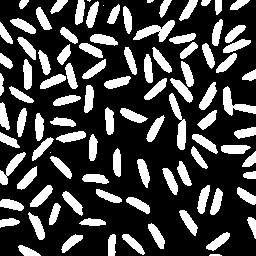
#> input picture images/TP7images/cells.png, 256 x 256 px, found by its file name
$ jupyter execute PDI_TP7.ipynb
#> lines starting #> are read from the running program, lines starting #| are printed output that depends on the picture; after the words box and inside, x2 and y2 are one past the last pixel; in counts of white or black regions, pixels touching at a corner belong together
# Trabajo Práctico N° 7: Procesamiento Morfológico

Desarrollar un aplicativo que permita abrir una imagen y automáticamente convertirla a niveles de grises (en caso de no estarlo) y visualizarla. Con esta imagen se aplicarán los siguientes filtros morfológicos, los cuales deben poderse seleccionar de una lista:
- Erosión (tomar el mínimo valor de luminancia de la vecindad)
- Dilatación (tomar el máximo valor de luminancia de la vecindad)
- Apertura
- Cierre
- Borde morfológico (frontera interna y externa)
- Mediana
- Top-hat

El elemento estructurante será de una ventana de 3x3 pixeles. El aplicativo debe incluir una función de copiado de la imagen procesada, de tal manera que esta pueda tomarse como imagen de entrada para así poder aplicar dos o más filtros en secuencia. El resultado del filtro debe poder guardarse como una nueva imagen en nivel de grises. Adicionalmente se debe mostrar un plot con el resultado respectivo para cada uno de los filtros indicados.

*Nota:* La función que desarrollaron para la convolución es la misma que pueden usar para recorrer toda la imagen y aplicar el filtro morfológico.

[cell 1]
import numpy as np
import imageio
from matplotlib import pyplot as plt

#CONVERSION BETWEEN RGB AND YIQ SPACES
def RGBtoYIQ(img_rgb):
  coef = np.array([[   0.299,     0.587,     0.114],
                   [0.595716, -0.274453, -0.321263],
                   [0.211456, -0.522591,  0.311135]])

  img_norm = img_rgb / 255 #Normalization of RGB vector
  dims = img_rgb.shape
  img_yiq = np.zeros(dims)
  for i in range(dims[0]):
    for j in range(dims[1]):
      img_yiq[i, j, :] = np.matmul(coef, img_norm[i, j, :])
  np.clip(img_yiq[:,:,0],       0,      1, out=img_yiq[:,:,0])  #       0 <= Y <= 1
  np.clip(img_yiq[:,:,1], -0.5957, 0.5957, out=img_yiq[:,:,1])  # -0.5957 <= I <= 0.5957
  np.clip(img_yiq[:,:,2], -0.5226, 0.5226, out=img_yiq[:,:,2])  # -0.5226 <= Q <= 0.5226
  return img_yiq

def YIQtoRGB(img_yiq):
  coef = np.array([[1,  0.9663,  0.6210],
                   [1, -0.2721, -0.6474],
                   [1, -1.1070,  1.7046]])

  dims = img_yiq.shape
  img_norm_rgb = np.zeros(dims)
  for i in range(dims[0]):
    for j in range(dims[1]):
      img_norm_rgb[i, j, :] = np.matmul(coef, img_yiq[i, j, :])
  np.clip(img_norm_rgb, 0, 1, out=img_norm_rgb)
  return np.uint8(np.floor(img_norm_rgb * 255)) #De-normalization of normalized RGB vector

[cell 2]
#EXPANSION BY PADDLING
def expand_edges(img, n):
    dim = img.shape
    new_img = np.zeros((dim[0] + 2 * n, dim[1] + 2 * n))
    if (len(dim) > 2):
      new_img[n:-n, n:-n] = img[:, :, 0]
    else:
      new_img[n:-n, n:-n] = img
    return new_img

#OPERADORES MORFOLOGICOS
def apply_morf_op(img, op_type):
  n = 1
  struct_elem = np.ones((3, 3))

  #GETTING LUMINANCE FROM IMAGE
  dims = img.shape
  if (len(dims) > 2):
    yiq_img = RGBtoYIQ(img)
    yiq_img[:, :, 1:] = 0 #CROMINANCE TO ZERO
    dims = (dims[0], dims[1])
  else:
    yiq_img = np.zeros((dims[0], dims[1], 3))
    yiq_img[:, :, 0] = img / 255

  proc_img = yiq_img[:, :, 0] #LUMINANCE


  def dilation(img):
    #PADDLING IMAGE
    expanded_img = expand_edges(img, n)
    #DILATION
    dilated_img = np.zeros(dims)
    for (i, j), v in np.ndenumerate(expanded_img[n:-n, n:-n]):
      dilated_img[i, j] = np.max(expanded_img[i : i + (2 * n + 1), j : j + (2 * n + 1)] * struct_elem)
    return dilated_img

  def erosion(img):
    #PADDLING IMAGE
    expanded_img = expand_edges(img, n)
    #EROSION
    eroded_img = np.zeros(dims)
    for (i, j), v in np.ndenumerate(expanded_img[n:-n, n:-n]):
      eroded_img[i, j] = np.min(expanded_img[i : i + (2 * n + 1), j : j + (2 * n + 1)] * struct_elem)
    return eroded_img

  def median(img):
    #PADDLING IMAGE
    expanded_img = expand_edges(img, n)
    #EROSION
    mid_img = np.zeros(dims)
    for (i, j), v in np.ndenumerate(expanded_img[n:-n, n:-n]):
      mid_img[i, j] = np.median(expanded_img[i : i + (2 * n + 1), j : j + (2 * n + 1)])
    return mid_img


  #IMAGE PROCESSING OVER LUMINANCE
  if op_type == 'Dilatacion':
    yiq_img[:, :, 0] = dilation(proc_img)
  elif op_type == 'Erosion':
    yiq_img[:, :, 0] = erosion(proc_img)
  elif op_type == 'Apertura':
    yiq_img[:, :, 0] = dilation(erosion(proc_img))
  elif op_type == 'Cierre':
    yiq_img[:, :, 0] = erosion(dilation(proc_img))
  elif op_type == 'Borde interior':
    yiq_img[:, :, 0] = proc_img - erosion(proc_img)
  elif op_type == 'Borde exterior':
    yiq_img[:, :, 0] = dilation(proc_img) - proc_img
  elif op_type == 'Gradiente':
    yiq_img[:, :, 0] = dilation(proc_img) - erosion(proc_img)
  elif op_type == 'Mediana':
    yiq_img[:, :, 0] = median(proc_img)
  elif op_type == 'Top hat':
    yiq_img[:, :, 0] = proc_img - dilation(erosion(proc_img))


  return YIQtoRGB(np.clip(yiq_img, 0., 1.))

Dejo aquí en comentarios los títulos de las imágenes que mejor mostraron el efecto producido por las operaciones morfológicas.

[cell 3]
URL = 'cells.png' #Dilatacion, Erosion, borde interior y exterior
#URL = 'building.jfif' #Apertura, Cierre
#URL = 'woman_umbrella.jpg' #Borde interior, exterior y gradiente
#URL = 'marmol.jfif' #Top hat
img = imageio.imread(URL)
#> img is the input picture: shape (256, 256, 3); 27% white; 99 white regions (4 under 20 px), largest, box (x1, y1, x2, y2) and area: (133, 20, 175, 42) 404, (169, 93, 186, 150) 399, (223, 86, 256, 116) 376

plt.set_cmap('gray')
plt.imshow(img)
restart_option = True

[cell 4]
restart_option = True

[cell 5]
#@title Pick a filter

op_type = 'Top hat' #@param ['Dilatacion', 'Erosion', 'Apertura', 'Cierre', 'Borde interior', 'Borde exterior', 'Gradiente', 'Mediana', 'Top hat']

if (restart_option == True):
  #IMAGE PROCESSING
  new_img = apply_morf_op(img, op_type)
#> after the loop in RGBtoYIQ, `for i in range(dims[0]):`:
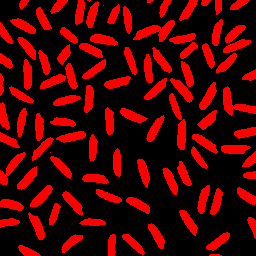
#> img_yiq: shape (256, 256, 3) float64; mean R, G, B 0.27, 0, -1.5e-17; drawn with min black and max white
#> in expand_edges, `new_img[n:-n, n:-n] = img`:
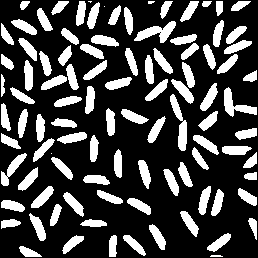
#> new_img: shape (258, 258) float64; values 0 (black) and 1 (white), 26.6% white; 99 white regions (4 under 20 px), largest, box (x1, y1, x2, y2) and area: (134, 21, 176, 43) 404, (170, 94, 187, 151) 399, (224, 87, 257, 117) 376
#> the loop in erosion, `for (i, j), v in np.ndenumerate(expanded_img[n:-n, n:-n]):` made 65536 passes
#> v on passes 1 to 3: 0, 0, 0
#> after the loop in erosion, `for (i, j), v in np.ndenumerate(expanded_img[n:-n, n:-n]):`:
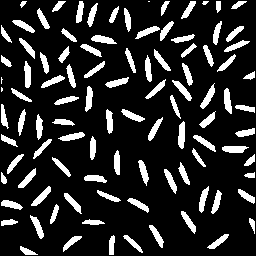
#> eroded_img: shape (256, 256) float64; values 0 (black) and 1 (white), 16.2% white; 100 white regions (4 under 20 px), largest, box (x1, y1, x2, y2) and area: (178, 121, 185, 149) 155, (222, 146, 249, 153) 151, (31, 186, 51, 206) 147
#> call 2 of expand_edges, with n = 1
#> in expand_edges (call 2), `new_img[n:-n, n:-n] = img`:
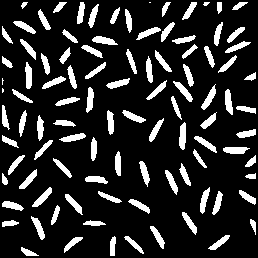
#> new_img: shape (258, 258) float64; values 0 (black) and 1 (white), 16% white; 100 white regions (4 under 20 px), largest, box (x1, y1, x2, y2) and area: (179, 122, 186, 150) 155, (223, 147, 250, 154) 151, (32, 187, 52, 207) 147
#> after the loop in dilation, `for (i, j), v in np.ndenumerate(expanded_img[n:-n, n:-n]):`:
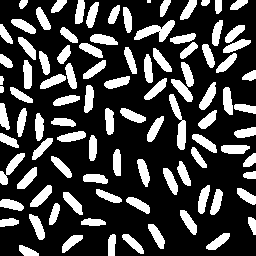
#> dilated_img: shape (256, 256) float64; values 0 (black) and 1 (white), 26.5% white; 97 white regions (1 under 20 px), largest, box (x1, y1, x2, y2) and area: (134, 20, 175, 42) 400, (169, 94, 186, 150) 395, (0, 153, 25, 185) 279
#> in apply_morf_op, `yiq_img[:, :, 0] = proc_img - dilation(erosion(proc_img))`:
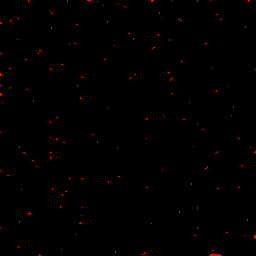
#> yiq_img: shape (256, 256, 3) float64; mean R, G, B 0.0045, 0, 0
#> in apply_morf_op, `yiq_img[:, :, 0] = proc_img - dilation(erosion(proc_img))`:
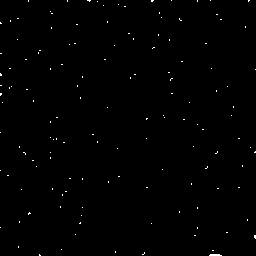
#> proc_img: shape (256, 256) float64; values 0 (black) and 1 (white), 0.45% white in thin lines or dots
#> in YIQtoRGB, `return np.uint8(np.floor(img_norm_rgb * 255))`: returned value: shape (256, 256, 3); values 0 (black) and 254 (white), 0.45% white in thin lines or dots
  restart_option = False
  morph_title = op_type
else:
  #IMAGE PROCESSING
  new_img = apply_morf_op(new_img, op_type)
  morph_title += ' + ' + op_type

#PLOTTING
fig, ax = plt.subplots(1, 2, figsize=(15, 10))
ax[0].imshow(img)
ax[0].set_title('Original image')

ax[1].imshow(new_img)
ax[1].set_title(morph_title)
plt.show()
